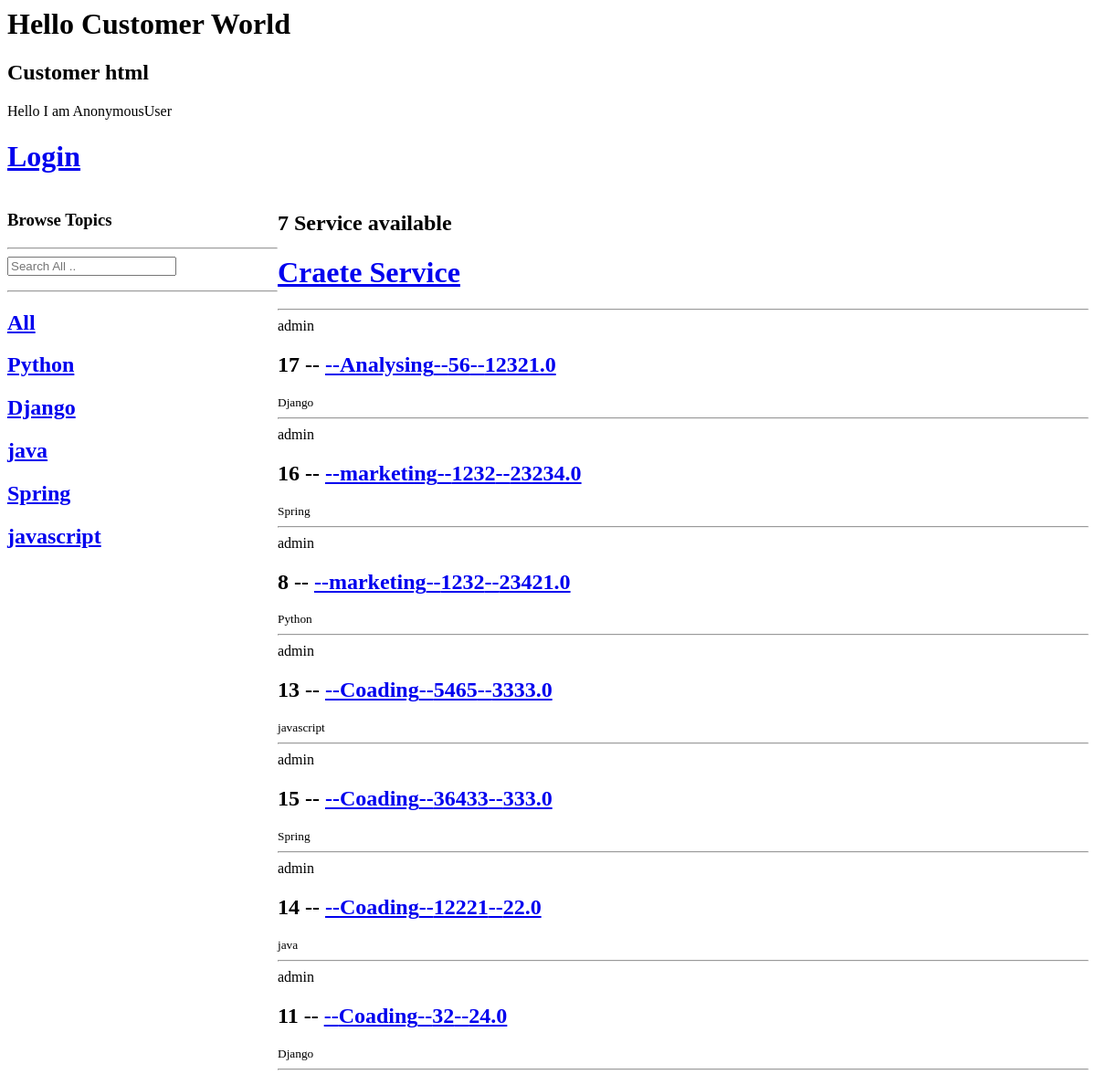
The page /customer/ on the database as committed earlier.
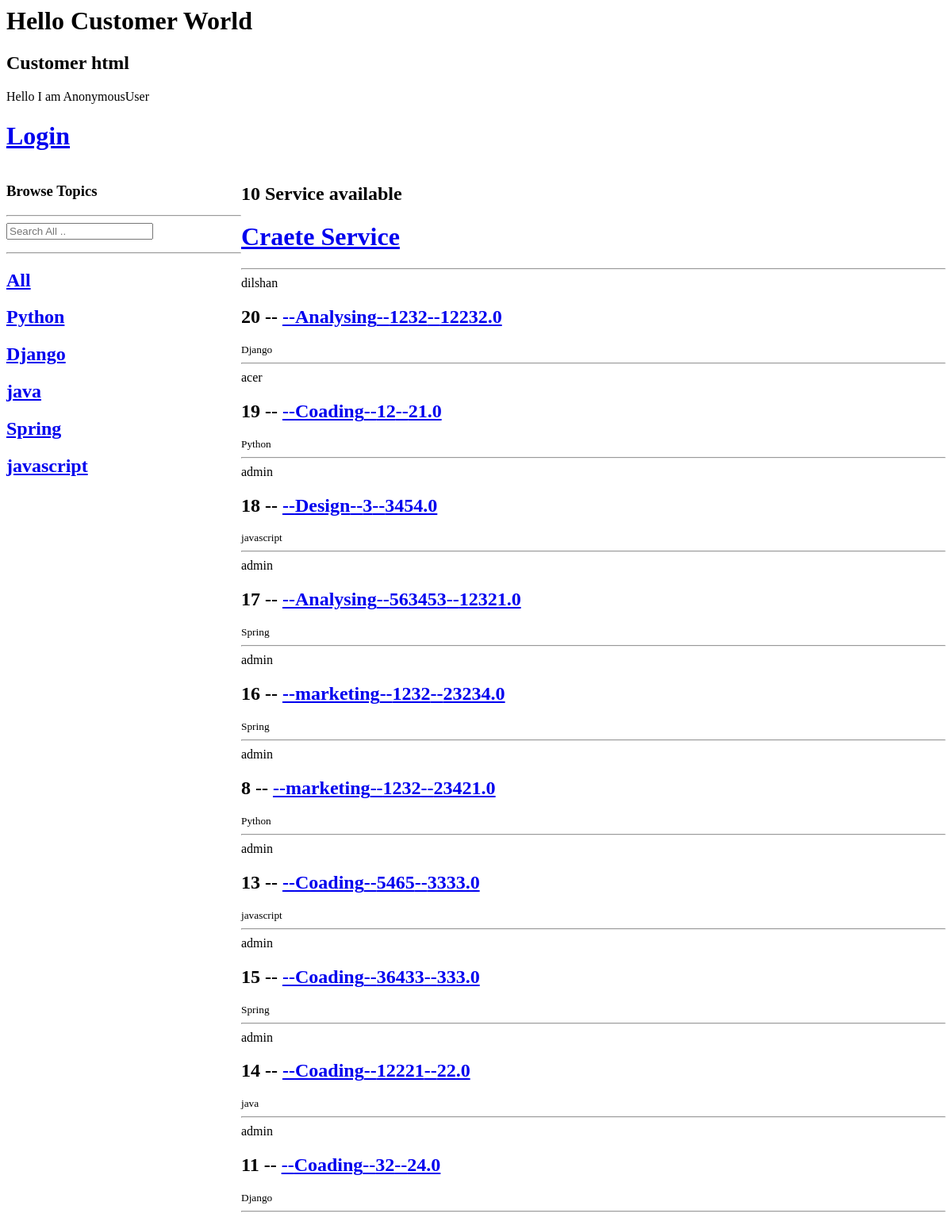
The same page on the database as committed later.
### customer/models.py (models this page shows)
class Topic(models.Model):
    name = models.CharField(max_length=200)
    def __str__(self):
        return self.name

class Service(models.Model):
    host = models.ForeignKey(User, on_delete=models.SET_NULL, null=True)
    topic = models.ForeignKey(Topic, on_delete=models.SET_NULL, null=True)
    Service_name = models.CharField(max_length=255)
    participants = models.ManyToManyField(User, related_name='participant'
                                          , blank=True)
    qty = models.IntegerField()
    price = models.FloatField()
    updated = models.DateTimeField(auto_now=True)
    created = models.DateTimeField(auto_now_add=True)
    class Meta:
        ordering = ['-updated', '-created']

### customer/views.py (the view)
# urls.py: path('',include('customer.urls') ),
def customer(request):
    q = request.GET.get('q')if request.GET.get('q') != None else ''
    service = Service.objects.filter(
        Q(topic__name__icontains=q) |
        Q(Service_name__icontains =q) |
        Q(qty__icontains =q)|
        Q(price__icontains =q)
    )
    topic = Topic.objects.all()
    service_count = service.count()
    context = {'service': service , 'topics':topic , 'service_count':service_count}
    return render(request, 'customer.html',context)

### templates/customer.html (shortened to what this page needs)
    <h1>Hello Customer World </h1>
    <h2>Customer html</h2>
    <p>Hello I am {{ request.user }}</p>
    {% if request.user.is_authenticated %}
            <a href="{% url 'logout'%}"><h1>LogOut</h1></a>
    {% else %}
            <a href="{% url 'login' %}"><h1>Login</h1></a>
    {% endif %}
    <div class="service-container">
        <div>
            <h3>Browse Topics</h3>
            <hr>
                <form method="GET" action="{% url 'customer' %}">
                    <input type="text" name="q" placeholder="Search All .."/>
                </form>
            <hr>
                <div>
                    <a href="{% url 'customer' %}"><h2>All</h2></a>
                </div>
            {% for topic in topics %}
                <div>
                    <a href="{% url 'customer' %}?q={{ topic.name }}"><h2>{{ topic.name }}</h2></a>
                </div>
            {% endfor %}
        </div>
        <div>
        <h2>{{ service_count }}  Service available</h2>
            <a href="{% url 'create_Service' %}" ><h1>Craete Service</h1></a>
            <hr>
            {% for val in service %}
                    <div>
                        <span>{{ val.host }}</span>
                        <h2>{{val.id }} -- <a href="{% url 'coading' val.id %}"> --{{ val.Service_name }}--{{ val.qty }}--{{ val.price }} </a></h2>
                        <small>{{ val.topic}}</small>
                    </div>
                <hr/>
            {% endfor %}
        </div>
    </div>

### templates/customer.html (style rules this page uses)
.service-container { display: grid; grid-template-columns: 1fr 3fr; }

Rows that differ between the two databases and show on the page:
added Service: host "dilshan", id "20", Service_name "Analysing", qty "1232", price "12232.0", topic "Django"
added Service: host "acer", id "19", Service_name "Coading", qty "12", price "21.0", topic "Python"
added Service: host "admin", id "18", Service_name "Design", qty "3", price "3454.0", topic "javascript"
changed Service id 17: qty "56" → "563453"; topic "Django" → "Spring"
Other text that changed with them:
{{ service_count }}: "7" → "10"
